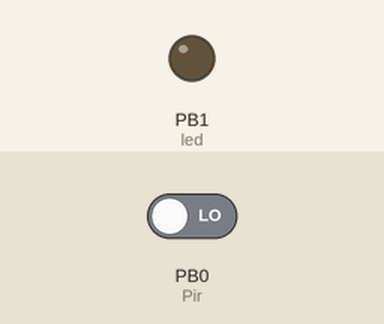
The sketch below on a simulated ATtiny85, built with avr-gcc and run on an emulated ATtiny85. On the bench: output pins drawn as LEDs (lit = HIGH). The test bench sets the inputs (shaded band); at power-on: PB0 (Pir) LOW. Sleep ends after the set time or at an interrupt.

Above: at 1.2 s.
1.3 s: PB0 (Pir) driven HIGH
At 2.5 s:
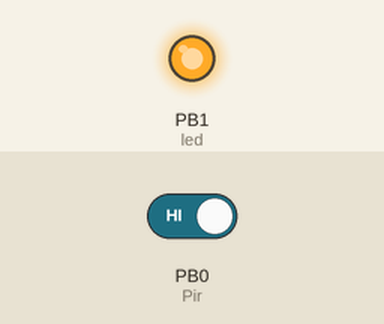
2.8 s: PB0 (Pir) driven LOW
At 3.7 s:
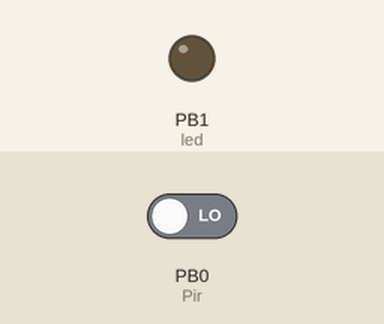
Timing chart, 0 to 5.8 s (numbered marks = the images above; inputs shaded):
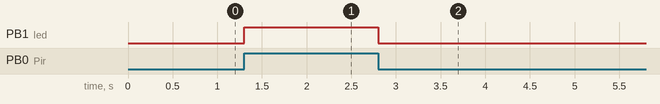

The sketch:

PIR_attiny.ino
```cpp
#include <avr/sleep.h>
#include <avr/wdt.h>

#ifndef cbi
#define cbi(sfr, bit) (_SFR_BYTE(sfr) &= -_BV(bit))
#endif
#ifndef sbi
#define sbi(sfr, bit) (_SFR_BYTE(sfr) |= _BV(bit))
#endif

int led = 1;                                       //Buzzer connected to Digital Pin 0
int Pir = 0;                                          //Passive Infra-Red Sensor Connected to Digital Pin 1
int Photoval = 0;                                     //Interger to hold status of the Photo Cell light value
int Pirval = 0;                                       //Integer to hold status (value) of the PIR
void setup() {
   pinMode(led,OUTPUT);                            // Enable internal pullup resistors for buzzer output.
 }

void system_sleep()
{
  sbi(MCUCR,PUD);                                  //Disables All Internal Pullup Resistors
  sbi(GIMSK,PCIE);                                   //Enable Pin Change Interrupts Interrups
  sbi(PCMSK,PCINT0);                              //Changes Interrupt to PIN1 (PCINT1)
  cbi(ADCSRA,ADEN);                              //switch Analog to Digital Converter OFF
  cbi(MCUCR,SM0);                                  //Power Down Mode
  sbi(MCUCR,SM1);                                  //Power Down Mode
  sbi(MCUCR,SE);                                    //sleep Mode Power down enable (Sleep_enable(); should set this-- not tested yet)
  sleep_enable();                                      //Sets the Sleep Enable bit in the MCUCR Register (SE BIT)
  sleep_mode();                                       //sleep begins here
  sleep_disable();                                     //Coming out of sleep
  sbi(ADCSRA,ADEN);                             //switch Analog to Digital Converter ON
  cbi(MCUCR,PUD);                                 //Enables Pullup Resistors Again (this should happen anyway, but i have it here for now just in case, haven't fully tested yet)
 }

void loop()
{
  digitalWrite(led,LOW);                    //Read the status of the photocell, if it is dark outside, Enable Buzzer output if Motion Deteced by PIR Sensor
Pirval = digitalRead(Pir);                                   //read the status of the PIR, sets the value to HIGH or LOW
if ((Pirval ==HIGH))                 //Check status of Photocell, If it is light, Turn outputs off)
{
  digitalWrite(led,HIGH);
  delay(1000);
}
system_sleep();                                      //Runs the system_sleep() function
}
```

Measured:
- after the input at 1.3 s, PB1 (led): LOW → HIGH at once
- after the input at 2.8 s, PB1 (led): HIGH → LOW at once
